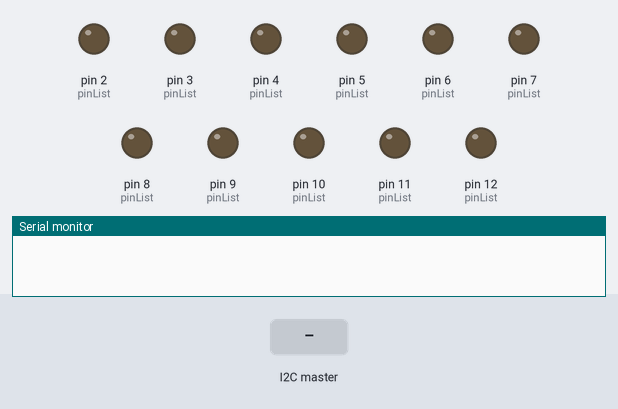
A sketch run on a simulated Arduino Uno, built with avr-gcc and run on an emulated ATmega328P. Shown: output pins drawn as LEDs (lit = HIGH), the last lines printed to the serial monitor. The test bench sets the inputs (shaded band).

Above: at 1.2 s.
1.3 s: the I2C master sends the byte 1
At 2.5 s:
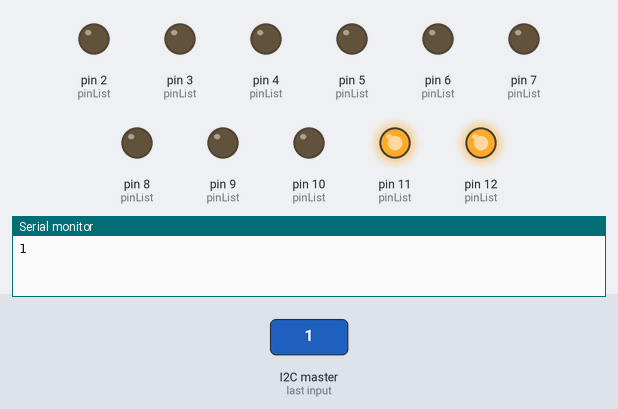
2.8 s: the I2C master sends the byte 0
At 3.7 s:
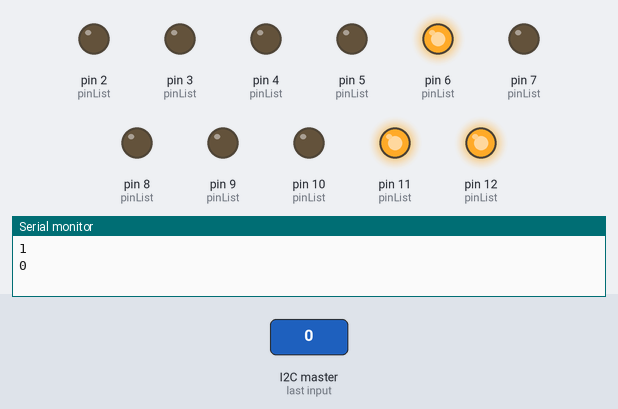
4.3 s: the I2C master sends the byte 2
At 4.8 s:
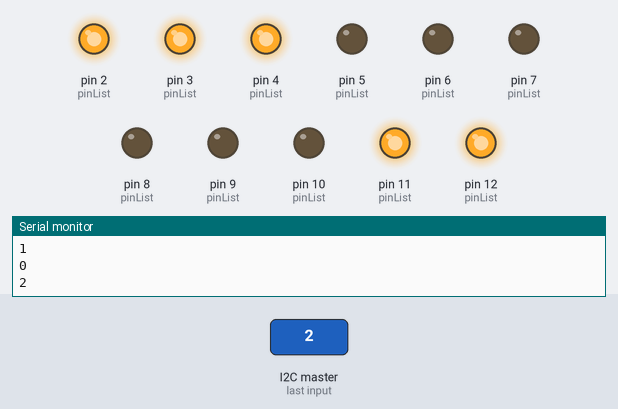
5.8 s: the I2C master sends the byte 0
At 7.2 s:
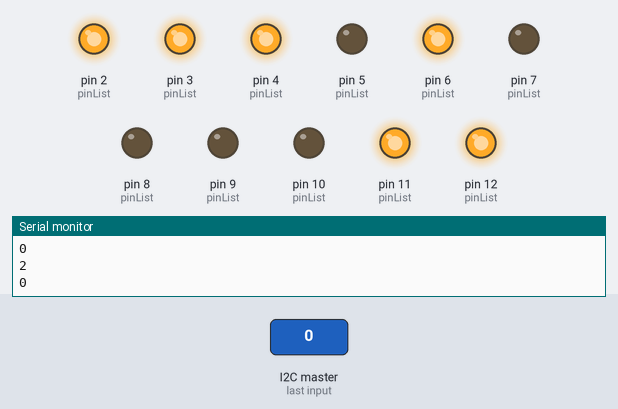
Timing chart, 0 to 8.3 s (numbered marks = the images above; inputs shaded):
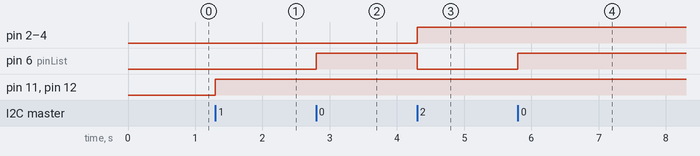

Measured:
- after the input at 1.3 s, pin 11 (pinList), pin 12 (pinList): LOW → HIGH at once
- after the input at 2.8 s, pin 6 (pinList): LOW → HIGH at once
- after the input at 4.3 s, pin 2 (pinList), pin 3 (pinList), pin 4 (pinList): LOW → HIGH at once; pin 6 (pinList): HIGH → LOW at once
- after the input at 5.8 s, pin 6 (pinList): LOW → HIGH at once

The sketch:

Clock_Slave.ino
```cpp
//Based on "Wire_Slave Example Code

#include <Wire.h>

int pinList[4][3] = {{2,3,4},  {5,6,7},  {8,9,10},  {11,12,13} }; //list of pins in use, in groups of 3 (RGB)


void setup() {
  Wire.begin(1);                // join i2c bus with address #8
  Wire.onReceive(receiveEvent); // register event
  Serial.begin(9600);           // start serial for output

  for (int thisPin = 2; thisPin < 13; thisPin++) {
  pinMode(thisPin, OUTPUT);
  digitalWrite(thisPin, LOW);

    }
}

void loop() {

}


void receiveEvent(int howMany) {
  int x = Wire.read();
  Serial.println(x);
  int y = x-1;
  if (y == 0) {
    y = 4;

  }
  y--;
  x--;
  digitalWrite(pinList[y][0], HIGH);
  digitalWrite(pinList[y][1], HIGH);
  digitalWrite(pinList[y][2], HIGH);
  delay(1.5);
  digitalWrite(pinList[x][0], LOW); //Write certain pins to be HIGH
  digitalWrite(pinList[x][1], LOW);
  digitalWrite(pinList[x][2], LOW);


}
```
